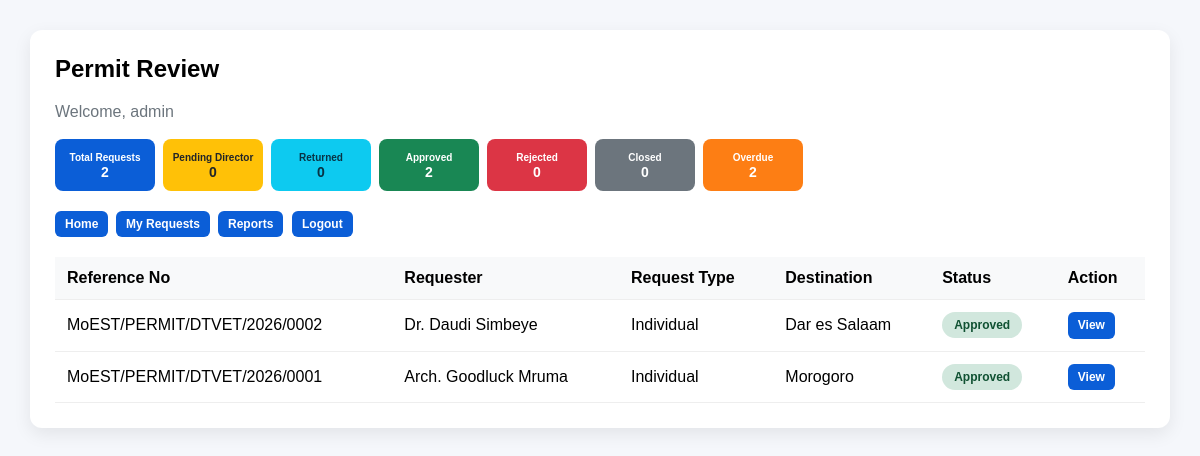
Page /director/requests/ (signed in) on the committed database.
### permits/models.py (models this page shows, shortened)
class ExternalWorkRequest(models.Model):
    STATUS_CHOICES = [
        ("PENDING_HOU", "Pending Head of Unit"),
        ("PENDING_DIRECTOR", "Pending Director"),
        ("RETURNED_HOU", "Returned by Head of Unit"),
        ("RETURNED_DIRECTOR", "Returned by Director"),
        ("APPROVED", "Approved"),
        ("REJECTED_HOU", "Rejected by Head of Unit"),
        ("REJECTED_DIRECTOR", "Rejected by Director"),
        ("CLOSED", "Closed"),
    ]
    reference_no = models.CharField(max_length=30, unique=True, blank=True)
    requester = models.ForeignKey(
        User,
        on_delete=models.CASCADE,
        related_name="work_requests"
    )
    requester_name = models.CharField(max_length=150, blank=True)
    requester_employee_id = models.CharField(max_length=50, blank=True)
    purpose = models.CharField(max_length=200)
    destination = models.CharField(max_length=200)
    start_time = models.DateTimeField(db_index=True)
    end_time = models.DateTimeField(db_index=True)
    is_group_request = models.BooleanField(default=False)
    group_leader = models.ForeignKey(
        User,
        on_delete=models.SET_NULL,
        null=True,
        blank=True,
        related_name="group_leader_requests"
    )
    group_leader_name = models.CharField(max_length=150, blank=True)
    group_leader_employee_id = models.CharField(max_length=50, blank=True)
    acting_officer = models.ForeignKey(
        User,
        on_delete=models.SET_NULL,
        null=True,
        blank=True,
        related_name="acting_officer_requests"
    )
    acting_officer_name = models.CharField(max_length=150, blank=True)
    acting_officer_employee_id = models.CharField(max_length=50, blank=True)
    acting_officer_phone = models.CharField(max_length=30, blank=True)
    unit_name = models.CharField(max_length=20, blank=True, null=True, db_index=True)
    head_of_unit = models.ForeignKey(
        User,
        on_delete=models.SET_NULL,
        null=True,
        blank=True,
        related_name="head_of_unit_requests"
    )
    director = models.ForeignKey(
        User,
        on_delete=models.SET_NULL,
        null=True,
        blank=True,
        related_name="director_requests"
    )
    status = models.CharField(
        max_length=30,
        choices=STATUS_CHOICES,
        default="PENDING_DIRECTOR",
        db_index=True
    )
    hou_comment = models.TextField(blank=True)
    director_comment = models.TextField(blank=True)
    returned_at = models.DateTimeField(blank=True, null=True)
    resubmitted_at = models.DateTimeField(blank=True, null=True)
    hou_approved_by = models.ForeignKey(
        User,
        on_delete=models.SET_NULL,
        null=True,
        blank=True,
        related_name="hou_approved_requests"
    )
    hou_approved_at = models.DateTimeField(null=True, blank=True)
    director_approved_by = models.ForeignKey(
        User,
        on_delete=models.SET_NULL,
        null=True,
        blank=True,
        related_name="director_approved_requests"
    )
    director_approved_at = models.DateTimeField(null=True, blank=True)
    rejected_by = models.ForeignKey(
        User,
        on_delete=models.SET_NULL,
        null=True,
        blank=True,
        related_name="rejected_requests"
    )
    rejected_by_role = models.CharField(max_length=50, blank=True)
    rejected_at = models.DateTimeField(null=True, blank=True)
    task_approval_file = models.FileField(
        upload_to="task_approvals/",
        blank=True,
        null=True
    )
    report_file = models.FileField(
        upload_to="reports/",
        blank=True,
        null=True
    )
    created_at = models.DateTimeField(auto_now_add=True, db_index=True)
    updated_at = models.DateTimeField(auto_now=True, db_index=True)
    class Meta:
        ordering = ["-updated_at"]

### permits/views.py (the view)
@login_required
@require_role(
    "DIRECTOR",
    "ASSISTANT_DIRECTOR",
)
def director_requests(request):
    profile = _get_profile(request.user)
    if not _director_level_allowed(request.user):
        return HttpResponseForbidden("Not allowed.")
    status = request.GET.get("status")
    now = timezone.now()
    visible_requests = _director_scope_queryset(
        request.user,
        ExternalWorkRequest.objects.exclude(status="PENDING_HOU")
    )
    if status == "OVERDUE":
        requests = visible_requests.filter(
            end_time__lt=now
        ).exclude(
            status__in=["CLOSED"] + _rejected_statuses()
        )
    elif status in ["PENDING", "PENDING_DIRECTOR"]:
        requests = visible_requests.filter(status="PENDING_DIRECTOR")
    elif status in ["RETURNED", "RETURNED_HOU", "RETURNED_DIRECTOR"]:
        requests = visible_requests.filter(status__in=_returned_statuses())
    elif status in ["REJECTED", "REJECTED_HOU", "REJECTED_DIRECTOR"]:
        requests = visible_requests.filter(status__in=_rejected_statuses())
    elif status in ["APPROVED", "CLOSED"]:
        requests = visible_requests.filter(status=status)
    elif _is_total_status(status):
        requests = visible_requests
    else:
        requests = visible_requests.filter(status=status)
    requests = requests.order_by("-updated_at")
    requests = _attach_display_status_list(requests, context="list")
    total_requests = visible_requests.count()
    pending_director_count = visible_requests.filter(status="PENDING_DIRECTOR").count()
    returned_count = visible_requests.filter(status__in=_returned_statuses()).count()
    approved_count = visible_requests.filter(status="APPROVED").count()
    rejected_count = visible_requests.filter(status__in=_rejected_statuses()).count()
    closed_count = visible_requests.filter(status="CLOSED").count()
    overdue_count = visible_requests.filter(
        end_time__lt=now
    ).exclude(
        status__in=["CLOSED"] + _rejected_statuses()
    ).count()
    welcome_name = request.user.get_full_name().strip() or request.user.username
    return render(
        request,
        "permits/director_requests.html",
        {
            "requests": requests,
            "selected_status": status,
            "total_requests": total_requests,
            "pending_director_count": pending_director_count,
            "returned_count": returned_count,
            "approved_count": approved_count,
            "rejected_count": rejected_count,
            "closed_count": closed_count,
            "overdue_count": overdue_count,
            "welcome_name": welcome_name,
        }
    )

### permits/views.py (called while the page is built, shortened)
def _get_profile(user):
    profile, created = UserProfile.objects.get_or_create(
        user=user
    )
    return profile

def _get_user_role(user):
    if user.is_superuser:
        return "ADMIN"

def _director_level_allowed(user):
    return _get_user_role(user) in [
        "ADMIN",
        "DIRECTOR",
        "ASSISTANT_DIRECTOR",
    ]

def _director_scope_queryset(user, qs):
    profile = _get_profile(user)
    role = _get_user_role(user)
    if role == "ADMIN":
        return qs

def _returned_statuses():
    return ["RETURNED_HOU", "RETURNED_DIRECTOR"]

def _rejected_statuses():
    return ["REJECTED_HOU", "REJECTED_DIRECTOR"]

def _final_statuses():
    return ["APPROVED", "CLOSED"]

def _is_total_status(status):
    return status in [None, "", "ALL", "TOTAL", "TOTAL_REQUESTS"]

def _is_view_only_status(status):
    return status in _final_statuses()

def _resolve_display_status(req, context="detail"):
    raw_status = getattr(req, "raw_status", None) or getattr(req, "status", "")
    if context == "list":
        if raw_status in ["PENDING_HOU", "PENDING_DIRECTOR"]:
            return "Submitted"
        if raw_status in ["RETURNED_HOU", "RETURNED_DIRECTOR"]:
            return "Returned"
        if raw_status in ["REJECTED_HOU", "REJECTED_DIRECTOR"]:
            return "Rejected"
        if raw_status == "APPROVED":
            return "Approved"
        if raw_status == "CLOSED":
            return "Closed"
        return req.get_status_display()

def _attach_display_status(req, context="detail"):
    raw_status = getattr(req, "status", "")
    label = _resolve_display_status(req, context=context)
    req.raw_status = raw_status
    req.display_status = label
    req.status_label = label
    req.is_view_only = _is_view_only_status(raw_status)
    req.is_finalized = _is_view_only_status(raw_status)
    req.can_upload_report = raw_status == "APPROVED"
    req.has_summary_report = bool(getattr(req, "report_file", None))
    return req

def _attach_display_status_list(items, context="list"):
    prepared = list(items)
    now = timezone.now()
    for item in prepared:
        _attach_display_status(item, context=context)
        item.is_overdue = (
            getattr(item, "end_time", now) < now
            and item.raw_status not in (["CLOSED"] + _rejected_statuses())
        )
    return prepared

### permits/templates/permits/director_requests.html (shortened to what this page needs)
<!DOCTYPE html>
<html>
<head>
    <link rel="stylesheet" href="https://cdn.jsdelivr.net/npm/sweetalert2@11/dist/sweetalert2.min.css">
</head>
<body>
    <div class="card">
        <h2>Permit Review</h2>
        <div class="subtitle">Welcome, {{ welcome_name }}</div>
        <div class="stats">
            <a href="{% url 'director_requests' %}">
                <div class="stat-box total">
                    <h3>Total Requests</h3>
                    <div class="number">{{ total_requests|default:0 }}</div>
                </div>
            </a>
            <a href="{% url 'director_requests' %}?status=PENDING_DIRECTOR">
                <div class="stat-box pending">
                    <h3>Pending Director</h3>
                    <div class="number">{{ pending_director_count|default:0 }}</div>
                </div>
            </a>
            <a href="{% url 'director_requests' %}?status=RETURNED">
                <div class="stat-box returned">
                    <h3>Returned</h3>
                    <div class="number">{{ returned_count|default:0 }}</div>
                </div>
            </a>
            <a href="{% url 'director_requests' %}?status=APPROVED">
                <div class="stat-box approved">
                    <h3>Approved</h3>
                    <div class="number">{{ approved_count|default:0 }}</div>
                </div>
            </a>
            <a href="{% url 'director_requests' %}?status=REJECTED">
                <div class="stat-box rejected">
                    <h3>Rejected</h3>
                    <div class="number">{{ rejected_count|default:0 }}</div>
                </div>
            </a>
            <a href="{% url 'director_requests' %}?status=CLOSED">
                <div class="stat-box closed">
                    <h3>Closed</h3>
                    <div class="number">{{ closed_count|default:0 }}</div>
                </div>
            </a>
            <a href="{% url 'director_requests' %}?status=OVERDUE">
                <div class="stat-box overdue">
                    <h3>Overdue</h3>
                    <div class="number">{{ overdue_count|default:0 }}</div>
                </div>
            </a>
        </div>
        <div class="menu">
            <a href="{% url 'system_home' %}">Home</a>
            <a href="{% url 'requester_dashboard' %}">My Requests</a>
            <a href="{% url 'permit_reports' %}">Reports</a>
            <a href="#" onclick="confirmLogout(event)">Logout</a>
        </div>
        <table>
            <tr>
                <th>Reference No</th>
                <th>Requester</th>
                <th>Request Type</th>
                <th>Destination</th>
                <th>Status</th>
                <th>Action</th>
            </tr>
            {% for r in requests %}
            <tr>
                <td>{{ r.reference_no }}</td>
                <td>{{ r.requester_name }}</td>
                <td>
                    {% if r.is_group_request %}
                    Group
                    {% else %}
                    Individual
                    {% endif %}
                </td>
                <td>{{ r.destination }}</td>
                <td>
                    {% if r.raw_status == "CLOSED" %}
                    <span class="badge badge-closed">Closed</span>
                    {% elif r.raw_status == "APPROVED" %}
                    <span class="badge badge-approved">Approved</span>
                    {% elif r.raw_status == "RETURNED_HOU" or r.raw_status == "RETURNED_DIRECTOR" %}
                    <span class="badge badge-returned">{{ r.display_status|default:"Returned" }}</span>
                    {% elif r.raw_status == "REJECTED_HOU" or r.raw_status == "REJECTED_DIRECTOR" %}
                    <span class="badge badge-rejected">{{ r.display_status|default:"Rejected" }}</span>
                    {% elif r.is_overdue %}
                    <span class="badge badge-overdue">Overdue</span>
                    {% else %}
                    <span class="badge badge-submitted">{{ r.display_status|default:"Submitted" }}</span>
                    {% endif %}
                </td>
                <td>
                    {% if r.raw_status == "PENDING_DIRECTOR" and r.director_id == request.user.id %}
                    <a class="btn" href="{% url 'director_request_detail' r.pk %}">Review</a>
                    {% else %}
                    <a class="btn" href="{% url 'director_request_detail' r.pk %}">View</a>
                    {% endif %}
                </td>
            </tr>
            {% empty %}
            <tr>
                <td colspan="6">No requests found.</td>
            </tr>
            {% endfor %}
        </table>
    </div>
</body>
</html>

### permits/templates/permits/director_requests.html (style rules this page uses)
body { font-family: Arial, sans-serif; background: #f5f7fb; padding: 30px; margin: 0; }
.card { background: white; max-width: 1100px; margin: auto; padding: 25px; border-radius: 12px; box-shadow: 0 6px 18px rgba(0, 0, 0, 0.08); }
h2 { margin-top: 0; }
.subtitle { color: #6c757d; margin-bottom: 18px; }
.stats { display: flex; flex-wrap: wrap; gap: 8px; margin: 15px 0 20px 0; }
.stats a { text-decoration: none; color: inherit; display: inline-block; transition: transform 0.18s ease; transform-origin: center bottom; }
.stat-box { width: 100px; height: 52px; border-radius: 8px; padding: 6px 6px; color: white; font-weight: 700; display: flex; flex-direction: column; justify-content: center; align-items: center; text-align: center; box-sizing: border-box; transition: transform 0.18s ease, box-shadow 0.18s ease, filter 0.18s ease; will-change: transform; }
.stat-box h3 { margin: 0; font-size: 10px; font-weight: 700; line-height: 1.1; }
.stat-box .number { font-size: 14px; margin-top: 2px; font-weight: 700; line-height: 1; }
.total { background: #0b5ed7; }
.pending { background: #ffc107; color: #212529; }
.returned { background: #0dcaf0; color: #083344; }
.approved { background: #198754; }
.rejected { background: #dc3545; }
.closed { background: #6c757d; }
.overdue { background: #fd7e14; }
.menu { display: flex; flex-wrap: wrap; gap: 8px; margin-bottom: 20px; }
.menu a { display: inline-block; padding: 6px 10px; background: #0b5ed7; color: white; text-decoration: none; border-radius: 6px; font-weight: 600; font-size: 12px; line-height: 1.2; white-space: nowrap; text-align: center; transition: transform 0.18s ease, box-shadow 0.18s ease, background 0.18s ease; transform-origin: center bottom; will-change: transform; }
table { width: 100%; border-collapse: collapse; margin-top: 20px; }
th, td { padding: 12px; border-bottom: 1px solid #eee; text-align: left; }
th { background: #f8f9fa; }
.badge { display: inline-block; padding: 6px 12px; border-radius: 20px; font-weight: 700; font-size: 12px; }
.badge-approved { background: #d1e7dd; color: #0f5132; }
.btn { display: inline-block; padding: 6px 10px; background: #0b5ed7; color: white; text-decoration: none; border-radius: 6px; font-size: 12px; font-weight: 600; line-height: 1.2; }

### rows in the picture
ExternalWorkRequest: reference_no "MoEST/PERMIT/DTVET/2026/0002", requester_name "Dr. Daudi Simbeye", is_group_request "Individual", destination "Dar es Salaam", status "Approved"
ExternalWorkRequest: reference_no "MoEST/PERMIT/DTVET/2026/0001", requester_name "Arch. Goodluck Mruma", is_group_request "Individual", destination "Morogoro", status "Approved"

### other values in the picture
{{ welcome_name }} "admin"
{{ total_requests|default:0 }} "2"
{{ pending_director_count|default:0 }} "0"
{{ returned_count|default:0 }} "0"
{{ approved_count|default:0 }} "2"
{{ rejected_count|default:0 }} "0"
{{ closed_count|default:0 }} "0"
{{ overdue_count|default:0 }} "2"
